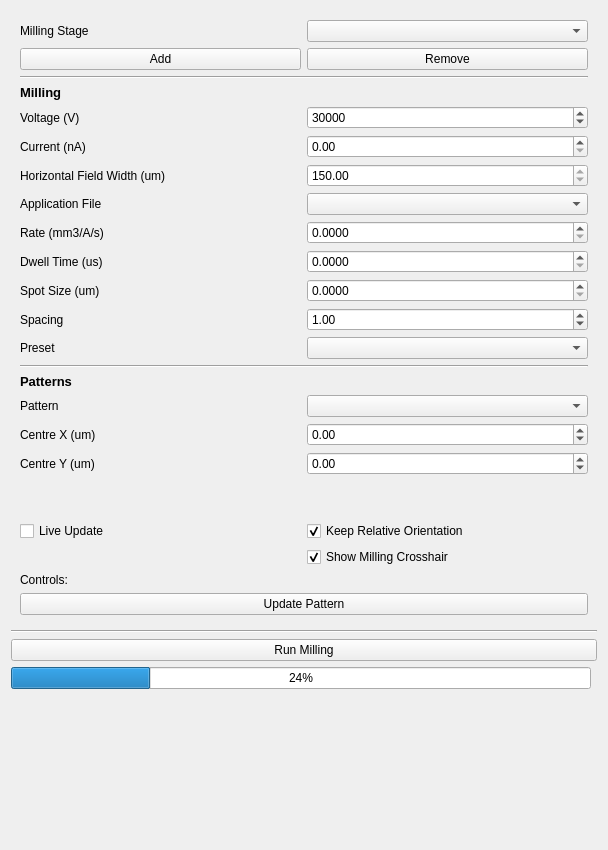
<?xml version="1.0" encoding="UTF-8"?>
<ui version="4.0">
 <class>Form</class>
 <widget class="QWidget" name="Form">
  <property name="geometry">
   <rect>
    <x>0</x>
    <y>0</y>
    <width>608</width>
    <height>850</height>
   </rect>
  </property>
  <property name="windowTitle">
   <string>Form</string>
  </property>
  <layout class="QGridLayout" name="gridLayout">
   <item row="26" column="0" colspan="2">
    <widget class="QPushButton" name="pushButton_run_milling">
     <property name="text">
      <string>Run Milling</string>
     </property>
    </widget>
   </item>
   <item row="16" column="0" colspan="2">
    <widget class="QFrame" name="frame">
     <property name="minimumSize">
      <size>
       <width>0</width>
       <height>0</height>
      </size>
     </property>
     <layout class="QGridLayout" name="gridLayout_4">
      <item row="2" column="1">
       <widget class="QComboBox" name="comboBox_milling_stage"/>
      </item>
      <item row="22" column="1">
       <widget class="QDoubleSpinBox" name="doubleSpinBox_centre_y">
        <property name="minimum">
         <double>-10000000000000000.000000000000000</double>
        </property>
        <property name="maximum">
         <double>99999999999999991611392.000000000000000</double>
        </property>
        <property name="singleStep">
         <double>0.100000000000000</double>
        </property>
       </widget>
      </item>
      <item row="3" column="1">
       <widget class="QPushButton" name="pushButton_remove_milling_stage">
        <property name="text">
         <string>Remove</string>
        </property>
       </widget>
      </item>
      <item row="21" column="0">
       <widget class="QLabel" name="label_centre_x">
        <property name="text">
         <string>Centre X (um)</string>
        </property>
       </widget>
      </item>
      <item row="8" column="0">
       <widget class="QLabel" name="label_hfw">
        <property name="text">
         <string>Horizontal Field Width (um)</string>
        </property>
       </widget>
      </item>
      <item row="27" column="1">
       <widget class="QCheckBox" name="checkBox_relative_move">
        <property name="text">
         <string>Keep Relative Orientation</string>
        </property>
        <property name="checked">
         <bool>true</bool>
        </property>
       </widget>
      </item>
      <item row="11" column="1">
       <widget class="QDoubleSpinBox" name="doubleSpinBox_dwell_time">
        <property name="decimals">
         <number>4</number>
        </property>
        <property name="minimum">
         <double>0.000000000000000</double>
        </property>
        <property name="maximum">
         <double>4000000.000000000000000</double>
        </property>
        <property name="singleStep">
         <double>0.010000000000000</double>
        </property>
        <property name="value">
         <double>0.000000000000000</double>
        </property>
       </widget>
      </item>
      <item row="27" column="0">
       <widget class="QCheckBox" name="checkBox_live_update">
        <property name="text">
         <string>Live Update</string>
        </property>
       </widget>
      </item>
      <item row="12" column="1">
       <widget class="QDoubleSpinBox" name="doubleSpinBox_spot_size">
        <property name="decimals">
         <number>4</number>
        </property>
        <property name="minimum">
         <double>0.000000000000000</double>
        </property>
        <property name="maximum">
         <double>100000.000000000000000</double>
        </property>
        <property name="singleStep">
         <double>0.010000000000000</double>
        </property>
        <property name="value">
         <double>0.000000000000000</double>
        </property>
       </widget>
      </item>
      <item row="10" column="1">
       <widget class="QDoubleSpinBox" name="doubleSpinBox_rate">
        <property name="decimals">
         <number>4</number>
        </property>
        <property name="minimum">
         <double>0.000000000000000</double>
        </property>
        <property name="maximum">
         <double>100000.000000000000000</double>
        </property>
        <property name="singleStep">
         <double>0.010000000000000</double>
        </property>
        <property name="value">
         <double>0.000000000000000</double>
        </property>
       </widget>
      </item>
      <item row="19" column="1">
       <widget class="QComboBox" name="comboBox_patterns"/>
      </item>
      <item row="22" column="0">
       <widget class="QLabel" name="label_centre_y">
        <property name="text">
         <string>Centre Y (um)</string>
        </property>
       </widget>
      </item>
      <item row="6" column="0">
       <widget class="QLabel" name="label_voltage">
        <property name="text">
         <string>Voltage (V)</string>
        </property>
       </widget>
      </item>
      <item row="13" column="1">
       <widget class="QDoubleSpinBox" name="doubleSpinBox_spacing">
        <property name="value">
         <double>1.000000000000000</double>
        </property>
       </widget>
      </item>
      <item row="24" column="0" rowspan="2" colspan="2">
       <layout class="QGridLayout" name="gridLayout_patterns"/>
      </item>
      <item row="4" column="0" colspan="2">
       <widget class="Line" name="line_3">
        <property name="orientation">
         <enum>Qt::Horizontal</enum>
        </property>
       </widget>
      </item>
      <item row="26" column="0" colspan="2">
       <spacer name="verticalSpacer_2">
        <property name="orientation">
         <enum>Qt::Vertical</enum>
        </property>
        <property name="sizeHint" stdset="0">
         <size>
          <width>20</width>
          <height>40</height>
         </size>
        </property>
       </spacer>
      </item>
      <item row="19" column="0">
       <widget class="QLabel" name="label_pattern_set">
        <property name="text">
         <string>Pattern</string>
        </property>
       </widget>
      </item>
      <item row="9" column="1">
       <widget class="QComboBox" name="comboBox_application_file"/>
      </item>
      <item row="5" column="0" colspan="2">
       <widget class="QLabel" name="label_milling_header">
        <property name="font">
         <font>
          <pointsize>10</pointsize>
          <weight>75</weight>
          <bold>true</bold>
         </font>
        </property>
        <property name="text">
         <string>Milling</string>
        </property>
       </widget>
      </item>
      <item row="29" column="0" colspan="2">
       <widget class="QLabel" name="label_milling_instructions">
        <property name="text">
         <string>Controls:</string>
        </property>
       </widget>
      </item>
      <item row="21" column="1">
       <widget class="QDoubleSpinBox" name="doubleSpinBox_centre_x">
        <property name="minimum">
         <double>-9999999999999999583119736832.000000000000000</double>
        </property>
        <property name="maximum">
         <double>1000000000000000000.000000000000000</double>
        </property>
        <property name="singleStep">
         <double>0.100000000000000</double>
        </property>
       </widget>
      </item>
      <item row="12" column="0">
       <widget class="QLabel" name="label_spot_size">
        <property name="text">
         <string>Spot Size (um)</string>
        </property>
       </widget>
      </item>
      <item row="6" column="1">
       <widget class="QSpinBox" name="spinBox_voltage">
        <property name="maximum">
         <number>1000000</number>
        </property>
        <property name="value">
         <number>30000</number>
        </property>
       </widget>
      </item>
      <item row="14" column="0">
       <widget class="QLabel" name="label_preset">
        <property name="text">
         <string>Preset</string>
        </property>
       </widget>
      </item>
      <item row="9" column="0">
       <widget class="QLabel" name="label_application_file">
        <property name="text">
         <string>Application File</string>
        </property>
       </widget>
      </item>
      <item row="11" column="0">
       <widget class="QLabel" name="label_dwell_time">
        <property name="text">
         <string>Dwell Time (us)</string>
        </property>
       </widget>
      </item>
      <item row="2" column="0">
       <widget class="QLabel" name="label_milling_stage">
        <property name="text">
         <string>Milling Stage</string>
        </property>
       </widget>
      </item>
      <item row="8" column="1">
       <widget class="QDoubleSpinBox" name="doubleSpinBox_hfw">
        <property name="enabled">
         <bool>true</bool>
        </property>
        <property name="readOnly">
         <bool>true</bool>
        </property>
        <property name="minimum">
         <double>10.000000000000000</double>
        </property>
        <property name="maximum">
         <double>1000000000.000000000000000</double>
        </property>
        <property name="value">
         <double>150.000000000000000</double>
        </property>
       </widget>
      </item>
      <item row="16" column="0" colspan="2">
       <widget class="Line" name="line_2">
        <property name="orientation">
         <enum>Qt::Horizontal</enum>
        </property>
       </widget>
      </item>
      <item row="7" column="1">
       <widget class="QDoubleSpinBox" name="doubleSpinBox_milling_current"/>
      </item>
      <item row="14" column="1">
       <widget class="QComboBox" name="comboBox_preset"/>
      </item>
      <item row="10" column="0">
       <widget class="QLabel" name="label_rate">
        <property name="text">
         <string>Rate (mm3/A/s)</string>
        </property>
       </widget>
      </item>
      <item row="30" column="0" colspan="2">
       <widget class="QPushButton" name="pushButton">
        <property name="text">
         <string>Update Pattern</string>
        </property>
       </widget>
      </item>
      <item row="7" column="0">
       <widget class="QLabel" name="label_milling_current">
        <property name="text">
         <string>Current (nA)</string>
        </property>
       </widget>
      </item>
      <item row="17" column="0" colspan="2">
       <widget class="QLabel" name="label_patterns_header">
        <property name="font">
         <font>
          <pointsize>10</pointsize>
          <weight>75</weight>
          <bold>true</bold>
         </font>
        </property>
        <property name="text">
         <string>Patterns</string>
        </property>
       </widget>
      </item>
      <item row="13" column="0">
       <widget class="QLabel" name="label_spacing">
        <property name="text">
         <string>Spacing</string>
        </property>
       </widget>
      </item>
      <item row="3" column="0">
       <widget class="QPushButton" name="pushButton_add_milling_stage">
        <property name="text">
         <string>Add</string>
        </property>
       </widget>
      </item>
      <item row="28" column="1">
       <widget class="QCheckBox" name="checkBox_show_milling_crosshair">
        <property name="text">
         <string>Show Milling Crosshair</string>
        </property>
        <property name="checked">
         <bool>true</bool>
        </property>
       </widget>
      </item>
     </layout>
    </widget>
   </item>
   <item row="29" column="0" colspan="2">
    <spacer name="verticalSpacer">
     <property name="orientation">
      <enum>Qt::Vertical</enum>
     </property>
     <property name="sizeHint" stdset="0">
      <size>
       <width>20</width>
       <height>40</height>
      </size>
     </property>
    </spacer>
   </item>
   <item row="28" column="0" colspan="2">
    <widget class="QLabel" name="label_info">
     <property name="text">
      <string/>
     </property>
     <property name="wordWrap">
      <bool>true</bool>
     </property>
    </widget>
   </item>
   <item row="18" column="0" colspan="2">
    <widget class="Line" name="line">
     <property name="orientation">
      <enum>Qt::Horizontal</enum>
     </property>
    </widget>
   </item>
   <item row="27" column="0">
    <widget class="QProgressBar" name="progressBar_milling">
     <property name="value">
      <number>24</number>
     </property>
    </widget>
   </item>
  </layout>
 </widget>
 <tabstops>
  <tabstop>frame</tabstop>
  <tabstop>comboBox_milling_stage</tabstop>
  <tabstop>pushButton_add_milling_stage</tabstop>
  <tabstop>pushButton_remove_milling_stage</tabstop>
  <tabstop>checkBox_live_update</tabstop>
  <tabstop>pushButton</tabstop>
  <tabstop>pushButton_run_milling</tabstop>
  <tabstop>doubleSpinBox_hfw</tabstop>
  <tabstop>comboBox_application_file</tabstop>
  <tabstop>doubleSpinBox_rate</tabstop>
  <tabstop>doubleSpinBox_dwell_time</tabstop>
  <tabstop>doubleSpinBox_spot_size</tabstop>
  <tabstop>doubleSpinBox_spacing</tabstop>
  <tabstop>comboBox_preset</tabstop>
  <tabstop>comboBox_patterns</tabstop>
  <tabstop>doubleSpinBox_centre_x</tabstop>
  <tabstop>doubleSpinBox_centre_y</tabstop>
 </tabstops>
 <resources/>
 <connections/>
</ui>
